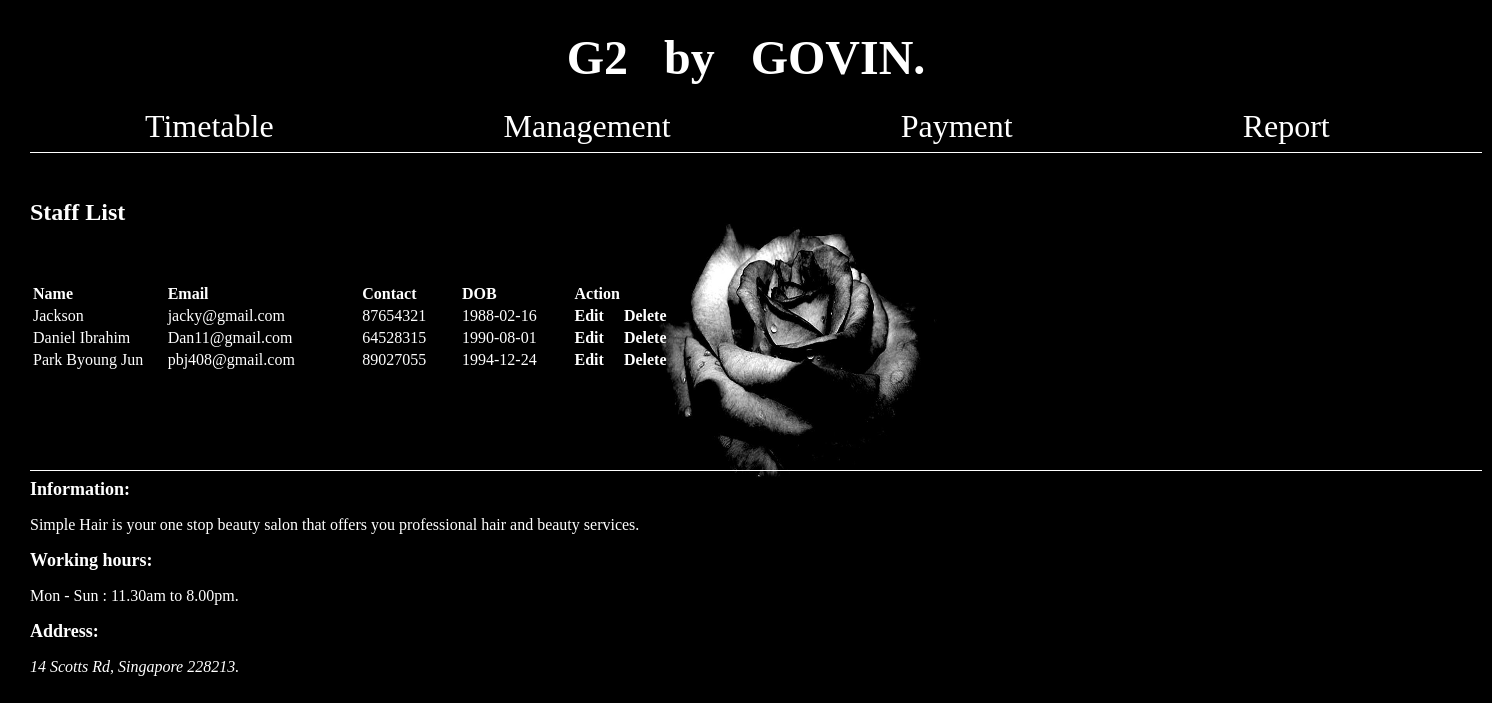
Page /staff.php on the committed database.
### tables this page shows
CREATE TABLE `staff` (
  `id` int(11) NOT NULL,
  `name` varchar(100) NOT NULL,
  `email` varchar(255) NOT NULL,
  `contact` varchar(20) NOT NULL,
  `dob` date NOT NULL
);

### staff.php (the view)
<?php
require 'staff/db.php';
$sql = 'SELECT * FROM staff';
$statement = $connection->prepare($sql);
$statement->execute();
$people = $statement->fetchAll(PDO::FETCH_OBJ);
 ?>
<?php require 'header.php'; ?>
<div class="container">
  <div class="card mt-5">
    <div class="card-header">
      <h2>Staff List</h2>
    </div>
	<br><br>
    <div class="card-body">
      <table class="table table-bordered">
        <tr align="left" >
          <th width="6%">Name</th>
          <th width="8%">Email</th>
          <th width="4%">Contact</th>
          <th width="5%">DOB</th>
          <th width="5%">Action</th>
		  <th width="35%"></th>
        </tr>
        <?php foreach($people as $person): ?>
          <tr>
            <td><?= $person->name; ?></td>
            <td><?= $person->email; ?></td>
            <td><?= $person->contact; ?></td>
            <td><?= $person->dob; ?></td>
            <td>
              <a href="staff/edit.php?id=<?= $person->id ?>" class="btn btn-info"><b>Edit</b></a>&nbsp&nbsp&nbsp&nbsp
              <a onclick="return confirm('Are you sure you want to delete this entry?')" href="staff/delete.php?id=<?= $person->id ?>" class='btn btn-danger'><b>Delete</b></a>
            </td>
          </tr>
        <?php endforeach; ?>
      </table>
    </div>
  </div>
</div>
<?php require 'footer.php'; ?>

### header.php (style rules this page uses)
a:link { color: white; text-decoration: none; }
body { background: #000000; background-image:url('back2.jpg'); background-size: 400px 400px; background-repeat: no-repeat; background-position: 590px 190px; }

### rows in the picture
staff: name "Jackson", email "jacky@gmail.com", contact "87654321", dob "1988-02-16"
staff: name "Daniel Ibrahim", email "Dan11@gmail.com", contact "64528315", dob "1990-08-01"
staff: name "Park Byoung Jun", email "pbj408@gmail.com", contact "89027055", dob "1994-12-24"
